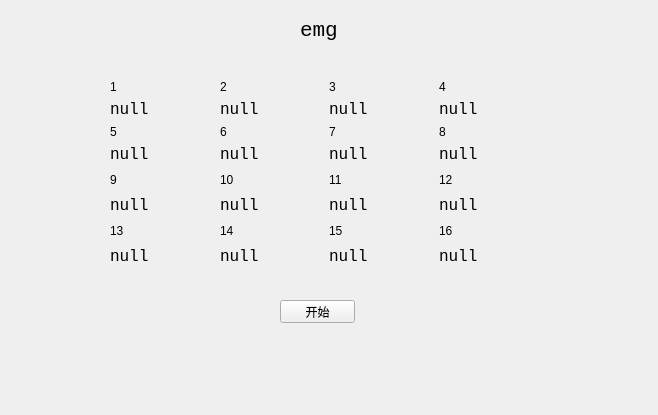
<?xml version="1.0" encoding="UTF-8"?>
<ui version="4.0">
 <class>emg_data</class>
 <widget class="QWidget" name="emg_data">
  <property name="geometry">
   <rect>
    <x>0</x>
    <y>0</y>
    <width>658</width>
    <height>415</height>
   </rect>
  </property>
  <property name="windowTitle">
   <string>Form</string>
  </property>
  <widget class="QPushButton" name="start_Button">
   <property name="geometry">
    <rect>
     <x>280</x>
     <y>300</y>
     <width>75</width>
     <height>23</height>
    </rect>
   </property>
   <property name="text">
    <string>开始</string>
   </property>
  </widget>
  <widget class="QLabel" name="label_17">
   <property name="geometry">
    <rect>
     <x>300</x>
     <y>20</y>
     <width>41</width>
     <height>21</height>
    </rect>
   </property>
   <property name="font">
    <font>
     <family>Consolas</family>
     <pointsize>16</pointsize>
    </font>
   </property>
   <property name="text">
    <string>emg</string>
   </property>
  </widget>
  <widget class="QWidget" name="">
   <property name="geometry">
    <rect>
     <x>110</x>
     <y>80</y>
     <width>432</width>
     <height>186</height>
    </rect>
   </property>
   <layout class="QGridLayout" name="gridLayout_22">
    <item row="0" column="0">
     <layout class="QGridLayout" name="gridLayout_11">
      <item row="0" column="0">
       <layout class="QGridLayout" name="gridLayout_5">
        <item row="0" column="0">
         <layout class="QGridLayout" name="gridLayout">
          <item row="0" column="0">
           <widget class="QLabel" name="label">
            <property name="text">
             <string>1</string>
            </property>
           </widget>
          </item>
          <item row="1" column="0">
           <widget class="QLabel" name="data_1">
            <property name="minimumSize">
             <size>
              <width>100</width>
              <height>0</height>
             </size>
            </property>
            <property name="font">
             <font>
              <family>Consolas</family>
              <pointsize>12</pointsize>
             </font>
            </property>
            <property name="text">
             <string>null</string>
            </property>
           </widget>
          </item>
         </layout>
        </item>
        <item row="0" column="1">
         <layout class="QGridLayout" name="gridLayout_2">
          <item row="0" column="0">
           <widget class="QLabel" name="label_2">
            <property name="text">
             <string>2</string>
            </property>
           </widget>
          </item>
          <item row="1" column="0">
           <widget class="QLabel" name="data_2">
            <property name="minimumSize">
             <size>
              <width>100</width>
              <height>0</height>
             </size>
            </property>
            <property name="font">
             <font>
              <family>Consolas</family>
              <pointsize>12</pointsize>
             </font>
            </property>
            <property name="text">
             <string>null</string>
            </property>
           </widget>
          </item>
         </layout>
        </item>
        <item row="0" column="2">
         <layout class="QGridLayout" name="gridLayout_3">
          <item row="0" column="0">
           <widget class="QLabel" name="label_3">
            <property name="text">
             <string>3</string>
            </property>
           </widget>
          </item>
          <item row="1" column="0">
           <widget class="QLabel" name="data_3">
            <property name="minimumSize">
             <size>
              <width>100</width>
              <height>0</height>
             </size>
            </property>
            <property name="font">
             <font>
              <family>Consolas</family>
              <pointsize>12</pointsize>
             </font>
            </property>
            <property name="text">
             <string>null</string>
            </property>
           </widget>
          </item>
         </layout>
        </item>
        <item row="0" column="3">
         <layout class="QGridLayout" name="gridLayout_4">
          <item row="0" column="0">
           <widget class="QLabel" name="label_4">
            <property name="text">
             <string>4</string>
            </property>
           </widget>
          </item>
          <item row="1" column="0">
           <widget class="QLabel" name="data_4">
            <property name="minimumSize">
             <size>
              <width>100</width>
              <height>0</height>
             </size>
            </property>
            <property name="font">
             <font>
              <family>Consolas</family>
              <pointsize>12</pointsize>
             </font>
            </property>
            <property name="text">
             <string>null</string>
            </property>
           </widget>
          </item>
         </layout>
        </item>
       </layout>
      </item>
      <item row="1" column="0">
       <layout class="QGridLayout" name="gridLayout_10">
        <item row="0" column="0">
         <layout class="QGridLayout" name="gridLayout_6">
          <item row="0" column="0">
           <widget class="QLabel" name="label_5">
            <property name="text">
             <string>5</string>
            </property>
           </widget>
          </item>
          <item row="1" column="0">
           <widget class="QLabel" name="data_5">
            <property name="minimumSize">
             <size>
              <width>100</width>
              <height>0</height>
             </size>
            </property>
            <property name="font">
             <font>
              <family>Consolas</family>
              <pointsize>12</pointsize>
             </font>
            </property>
            <property name="text">
             <string>null</string>
            </property>
           </widget>
          </item>
         </layout>
        </item>
        <item row="0" column="1">
         <layout class="QGridLayout" name="gridLayout_7">
          <item row="0" column="0">
           <widget class="QLabel" name="label_6">
            <property name="text">
             <string>6</string>
            </property>
           </widget>
          </item>
          <item row="1" column="0">
           <widget class="QLabel" name="data_6">
            <property name="minimumSize">
             <size>
              <width>100</width>
              <height>0</height>
             </size>
            </property>
            <property name="font">
             <font>
              <family>Consolas</family>
              <pointsize>12</pointsize>
             </font>
            </property>
            <property name="text">
             <string>null</string>
            </property>
           </widget>
          </item>
         </layout>
        </item>
        <item row="0" column="2">
         <layout class="QGridLayout" name="gridLayout_8">
          <item row="0" column="0">
           <widget class="QLabel" name="label_7">
            <property name="text">
             <string>7</string>
            </property>
           </widget>
          </item>
          <item row="1" column="0">
           <widget class="QLabel" name="data_7">
            <property name="minimumSize">
             <size>
              <width>100</width>
              <height>0</height>
             </size>
            </property>
            <property name="font">
             <font>
              <family>Consolas</family>
              <pointsize>12</pointsize>
             </font>
            </property>
            <property name="text">
             <string>null</string>
            </property>
           </widget>
          </item>
         </layout>
        </item>
        <item row="0" column="3">
         <layout class="QGridLayout" name="gridLayout_9">
          <item row="0" column="0">
           <widget class="QLabel" name="label_8">
            <property name="text">
             <string>8</string>
            </property>
           </widget>
          </item>
          <item row="1" column="0">
           <widget class="QLabel" name="data_8">
            <property name="minimumSize">
             <size>
              <width>100</width>
              <height>0</height>
             </size>
            </property>
            <property name="font">
             <font>
              <family>Consolas</family>
              <pointsize>12</pointsize>
             </font>
            </property>
            <property name="text">
             <string>null</string>
            </property>
           </widget>
          </item>
         </layout>
        </item>
       </layout>
      </item>
     </layout>
    </item>
    <item row="1" column="0">
     <layout class="QGridLayout" name="gridLayout_16">
      <item row="0" column="0">
       <layout class="QGridLayout" name="gridLayout_12">
        <item row="0" column="0">
         <widget class="QLabel" name="label_9">
          <property name="text">
           <string>9</string>
          </property>
         </widget>
        </item>
        <item row="1" column="0">
         <widget class="QLabel" name="data_9">
          <property name="minimumSize">
           <size>
            <width>100</width>
            <height>0</height>
           </size>
          </property>
          <property name="font">
           <font>
            <family>Consolas</family>
            <pointsize>12</pointsize>
           </font>
          </property>
          <property name="text">
           <string>null</string>
          </property>
         </widget>
        </item>
       </layout>
      </item>
      <item row="0" column="1">
       <layout class="QGridLayout" name="gridLayout_13">
        <item row="0" column="0">
         <widget class="QLabel" name="label_10">
          <property name="text">
           <string>10</string>
          </property>
         </widget>
        </item>
        <item row="1" column="0">
         <widget class="QLabel" name="data_10">
          <property name="minimumSize">
           <size>
            <width>100</width>
            <height>0</height>
           </size>
          </property>
          <property name="font">
           <font>
            <family>Consolas</family>
            <pointsize>12</pointsize>
           </font>
          </property>
          <property name="text">
           <string>null</string>
          </property>
         </widget>
        </item>
       </layout>
      </item>
      <item row="0" column="2">
       <layout class="QGridLayout" name="gridLayout_14">
        <item row="0" column="0">
         <widget class="QLabel" name="label_11">
          <property name="text">
           <string>11</string>
          </property>
         </widget>
        </item>
        <item row="1" column="0">
         <widget class="QLabel" name="data_11">
          <property name="minimumSize">
           <size>
            <width>100</width>
            <height>0</height>
           </size>
          </property>
          <property name="font">
           <font>
            <family>Consolas</family>
            <pointsize>12</pointsize>
           </font>
          </property>
          <property name="text">
           <string>null</string>
          </property>
         </widget>
        </item>
       </layout>
      </item>
      <item row="0" column="3">
       <layout class="QGridLayout" name="gridLayout_15">
        <item row="0" column="0">
         <widget class="QLabel" name="label_12">
          <property name="text">
           <string>12</string>
          </property>
         </widget>
        </item>
        <item row="1" column="0">
         <widget class="QLabel" name="data_12">
          <property name="minimumSize">
           <size>
            <width>100</width>
            <height>0</height>
           </size>
          </property>
          <property name="font">
           <font>
            <family>Consolas</family>
            <pointsize>12</pointsize>
           </font>
          </property>
          <property name="text">
           <string>null</string>
          </property>
         </widget>
        </item>
       </layout>
      </item>
     </layout>
    </item>
    <item row="2" column="0">
     <layout class="QGridLayout" name="gridLayout_21">
      <item row="0" column="0">
       <layout class="QGridLayout" name="gridLayout_17">
        <item row="0" column="0">
         <widget class="QLabel" name="label_13">
          <property name="text">
           <string>13</string>
          </property>
         </widget>
        </item>
        <item row="1" column="0">
         <widget class="QLabel" name="data_13">
          <property name="minimumSize">
           <size>
            <width>100</width>
            <height>0</height>
           </size>
          </property>
          <property name="font">
           <font>
            <family>Consolas</family>
            <pointsize>12</pointsize>
           </font>
          </property>
          <property name="text">
           <string>null</string>
          </property>
         </widget>
        </item>
       </layout>
      </item>
      <item row="0" column="1">
       <layout class="QGridLayout" name="gridLayout_18">
        <item row="0" column="0">
         <widget class="QLabel" name="label_14">
          <property name="text">
           <string>14</string>
          </property>
         </widget>
        </item>
        <item row="1" column="0">
         <widget class="QLabel" name="data_14">
          <property name="minimumSize">
           <size>
            <width>100</width>
            <height>0</height>
           </size>
          </property>
          <property name="font">
           <font>
            <family>Consolas</family>
            <pointsize>12</pointsize>
           </font>
          </property>
          <property name="text">
           <string>null</string>
          </property>
         </widget>
        </item>
       </layout>
      </item>
      <item row="0" column="2">
       <layout class="QGridLayout" name="gridLayout_19">
        <item row="0" column="0">
         <widget class="QLabel" name="label_15">
          <property name="text">
           <string>15</string>
          </property>
         </widget>
        </item>
        <item row="1" column="0">
         <widget class="QLabel" name="data_15">
          <property name="minimumSize">
           <size>
            <width>100</width>
            <height>0</height>
           </size>
          </property>
          <property name="font">
           <font>
            <family>Consolas</family>
            <pointsize>12</pointsize>
           </font>
          </property>
          <property name="text">
           <string>null</string>
          </property>
         </widget>
        </item>
       </layout>
      </item>
      <item row="0" column="3">
       <layout class="QGridLayout" name="gridLayout_20">
        <item row="0" column="0">
         <widget class="QLabel" name="label_16">
          <property name="text">
           <string>16</string>
          </property>
         </widget>
        </item>
        <item row="1" column="0">
         <widget class="QLabel" name="data_16">
          <property name="minimumSize">
           <size>
            <width>100</width>
            <height>0</height>
           </size>
          </property>
          <property name="font">
           <font>
            <family>Consolas</family>
            <pointsize>12</pointsize>
           </font>
          </property>
          <property name="text">
           <string>null</string>
          </property>
         </widget>
        </item>
       </layout>
      </item>
     </layout>
    </item>
   </layout>
  </widget>
 </widget>
 <resources/>
 <connections/>
</ui>
